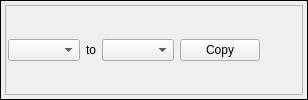
                <widget class="QFrame" name="frame_9">
                 <property name="frameShape">
                  <enum>QFrame::Box</enum>
                 </property>
                 <property name="frameShadow">
                  <enum>QFrame::Plain</enum>
                 </property>
                 <layout class="QGridLayout" name="gridLayout_6">
                  <property name="leftMargin">
                   <number>4</number>
                  </property>
                  <property name="topMargin">
                   <number>4</number>
                  </property>
                  <property name="rightMargin">
                   <number>4</number>
                  </property>
                  <property name="bottomMargin">
                   <number>4</number>
                  </property>
                  <property name="horizontalSpacing">
                   <number>4</number>
                  </property>
                  <item row="0" column="0">
                   <widget class="QFrame" name="frame_10">
                    <property name="frameShape">
                     <enum>QFrame::StyledPanel</enum>
                    </property>
                    <property name="frameShadow">
                     <enum>QFrame::Raised</enum>
                    </property>
                    <layout class="QHBoxLayout" name="horizontalLayout_9">
                     <property name="leftMargin">
                      <number>2</number>
                     </property>
                     <property name="topMargin">
                      <number>2</number>
                     </property>
                     <property name="rightMargin">
                      <number>2</number>
                     </property>
                     <property name="bottomMargin">
                      <number>2</number>
                     </property>
                     <item>
                      <widget class="QComboBox" name="cbParamsListFrom"/>
                     </item>
                     <item>
                      <widget class="QLabel" name="label_7">
                       <property name="text">
                        <string>to</string>
                       </property>
                      </widget>
                     </item>
                     <item>
                      <widget class="QComboBox" name="cbParamsListTo">
                       <property name="currentIndex">
                        <number>-1</number>
                       </property>
                      </widget>
                     </item>
                     <item>
                      <widget class="QPushButton" name="pbCopyParamsList">
                       <property name="text">
                        <string>Copy</string>
                       </property>
                      </widget>
                     </item>
                     <item>
                      <spacer name="horizontalSpacer_8">
                       <property name="orientation">
                        <enum>Qt::Horizontal</enum>
                       </property>
                       <property name="sizeHint" stdset="0">
                        <size>
                         <width>40</width>
                         <height>20</height>
                        </size>
                       </property>
                      </spacer>
                     </item>
                    </layout>
                   </widget>
                  </item>
                 </layout>
                </widget>
